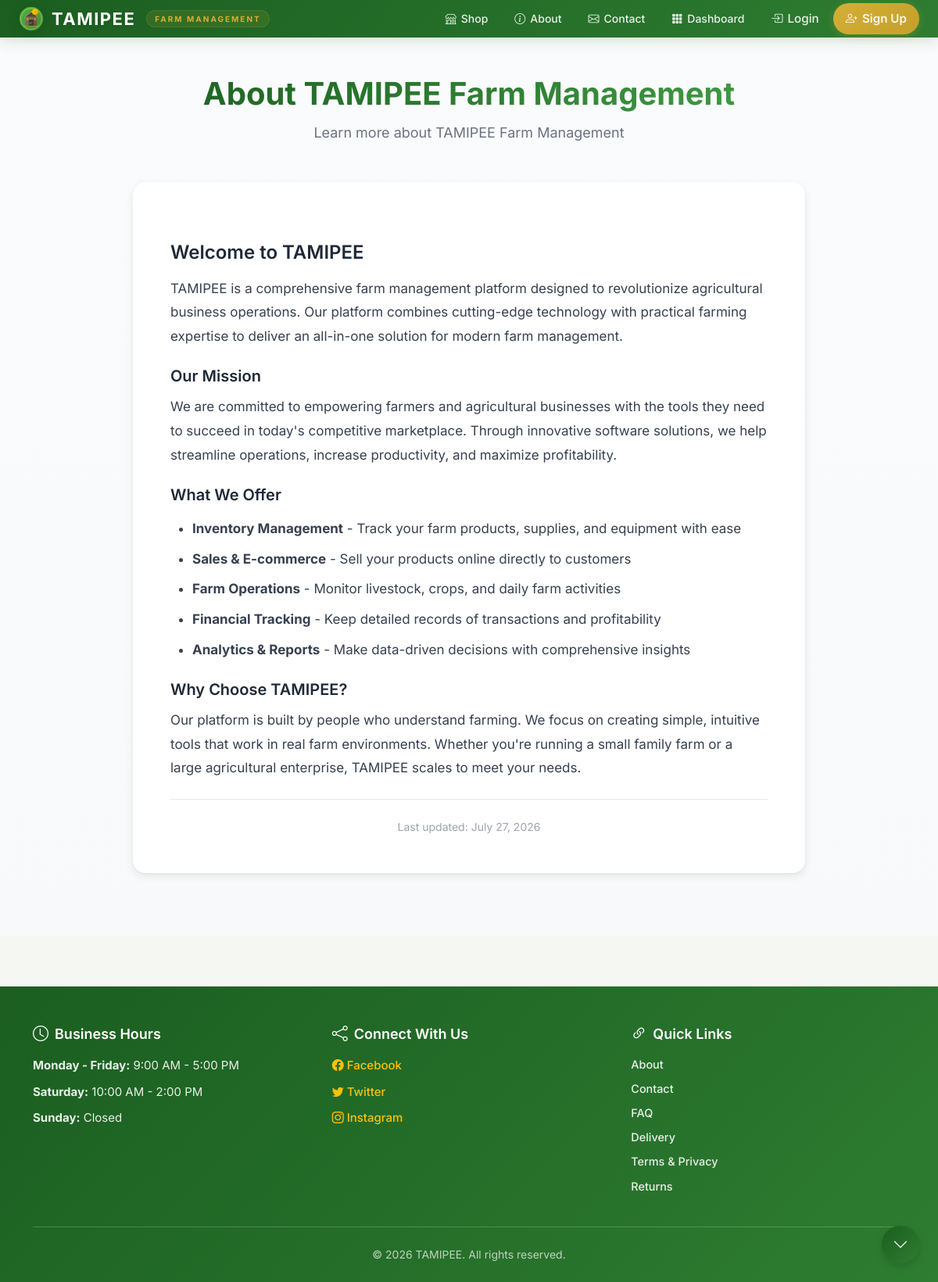
/shop/about/, run on the app's committed database.
### admin_dashboard/models.py (models this page shows, shortened)
class SiteContent(models.Model):
    SECTION_CHOICES = [
        ('about', _('About Page')),
        ('contact', _('Contact Page')),
        ('faq', _('FAQ (Frequently Asked Questions)')),
        ('delivery_info', _('Delivery Information')),
        ('terms_privacy', _('Terms & Privacy Policy')),
        ('return_refund', _('Return & Refund Policy')),
        ('homepage_hero', _('Homepage Hero Text')),
        ('shop_banner', _('Shop Announcement Banner')),
        ('business_hours', _('Business Hours')),
        ('social_media', _('Social Media Links')),
    ]
    section = models.CharField(
        _("section"),
        max_length=50,
        choices=SECTION_CHOICES,
        unique=True,
        help_text=_("The section of the website this content belongs to")
    )
    title = models.CharField(
        _("title"),
        max_length=200,
        help_text=_("Title for this section")
    )
    content = models.TextField(
        _("content"),
        help_text=_("Main content for this section (HTML allowed)")
    )
    updated_at = models.DateTimeField(_("updated at"), auto_now=True)
    class Meta:
        verbose_name = _("site content")
        verbose_name_plural = _("site contents")
        ordering = ['section']
    @classmethod
    def get_section_content(cls, section_key):
        try:
            return cls.objects.get(section=section_key)
        except cls.DoesNotExist:
            return None

### shop/views.py (the view)
# urls.py: path("about/", views.about_page, name="about"),
def about_page(request):
    about_content = SiteContent.get_section_content('about')
    context = {
        'about_content': about_content,
        'page_title': 'About Us',
    }
    return render(request, 'shop/about.html', context)

### shop/templates/shop/about.html (shortened to what this page needs)
{% extends "base.html" %}
{% load static %}
{% block content %}
<div class="about-wrapper">
    <div class="about-container">
        {% if about_content %}
        <div class="about-header">
            <h1>{{ about_content.title }}</h1>
            <p class="subtitle">Learn more about TAMIPEE Farm Management</p>
        </div>
        <div class="about-content-card">
            <div class="content">
                {{ about_content.content|safe }}
            </div>
            {% if about_content.updated_at %}
            <div class="updated-info">
                Last updated: {{ about_content.updated_at|date:"F j, Y" }}
            </div>
            {% endif %}
        </div>
        {% endif %}
    </div>
</div>
{% endblock %}

### accounts/templates/base.html (shortened to what this page needs)
<!DOCTYPE html>
{% load static %}
<html lang="en">
<head>
    <link href="https://cdn.jsdelivr.net/npm/bootstrap@5.3.3/dist/css/bootstrap.min.css" rel="stylesheet">
    <link rel="stylesheet" href="https://cdn.jsdelivr.net/npm/bootstrap-icons@1.11.3/font/bootstrap-icons.min.css">
    <link rel="stylesheet" href="{% static 'accounts/css/auth.css' %}">
    <link rel="stylesheet" href="{% static 'accounts/css/style.css' %}">
</head>
<body>
    {% block public_navbar %}{% include 'accounts/includes/header.html' %}{% endblock %}
    <main class="main-content">
        {% block content %}
        {% endblock %}
    </main>
    <footer>
        <div class="container">
            <div class="footer-content">
                {% if business_hours_content %}
                <div class="footer-section">
                    <h4><i class="bi bi-clock"></i> {{ business_hours_content.title }}</h4>
                    <div class="footer-text">{{ business_hours_content.content|safe }}</div>
                </div>
                {% endif %}
                {% if social_media_content %}
                <div class="footer-section">
                    <h4><i class="bi bi-share"></i> {{ social_media_content.title }}</h4>
                    <div class="footer-text">{{ social_media_content.content|safe }}</div>
                </div>
                {% endif %}
                <div class="footer-section">
                    <h4><i class="bi bi-link-45deg"></i> Quick Links</h4>
                    <ul class="footer-links">
                        <li><a href="{% url 'shop:about' %}">About</a></li>
                        <li><a href="{% url 'shop:contact' %}">Contact</a></li>
                        <li><a href="{% url 'shop:faq' %}">FAQ</a></li>
                        <li><a href="{% url 'shop:delivery_info' %}">Delivery</a></li>
                        <li><a href="{% url 'shop:terms_privacy' %}">Terms & Privacy</a></li>
                        <li><a href="{% url 'shop:return_refund' %}">Returns</a></li>
                    </ul>
                </div>
            </div>
            <div class="footer-copyright">
                <p class="mb-0">&copy; {% now "Y" %} TAMIPEE. All rights reserved.</p>
            </div>
        </div>
    </footer>
    <button id="scrollToBottom" class="scroll-button" aria-label="Scroll to bottom">
        <i class="bi bi-chevron-down"></i>
    </button>
</body>
</html>

### accounts/templates/accounts/includes/header.html (shortened to what this page needs)
{% load static %}
<nav class="navbar navbar-expand-lg navbar-dark" style="
  background: linear-gradient(135deg, #1B5E20 0%, #2E7D32 100%);
  padding: 0;
  box-shadow: 0 2px 20px rgba(27, 94, 32, 0.2);
  position: sticky;
  top: 0;
  z-index: 1030;
">
  <div class="container-fluid px-3 px-md-4">
    <div class="d-flex align-items-center" style="flex-shrink: 0;">
<a class="navbar-brand d-flex align-items-center"
          href="{% url 'home' %}"
          style="
           padding: 8px 0;
           gap: 10px;
           text-decoration: none;
           transition: all 0.3s ease;
         ">
        <img src="{% static 'accounts/images/logo.svg' %}"
             alt="TAMIPEE"
             width="32"
             height="32"
             style="
               filter: drop-shadow(0 2px 8px rgba(0,0,0,0.15));
               transition: transform 0.3s ease;
             ">
        <span style="
          font-size: 22px;
          font-weight: 700;
          letter-spacing: 1.5px;
          color: #FFFFFF;
          text-shadow: 0 2px 4px rgba(0,0,0,0.1);
          line-height: 1.2;
        ">
          TAMIPEE
        </span>
        <span class="d-none d-lg-inline" style="
          font-size: 10px;
          color: #D4AF37;
          letter-spacing: 2px;
          text-transform: uppercase;
          background: rgba(212, 175, 55, 0.12);
          padding: 2px 10px;
          border-radius: 50px;
          border: 1px solid rgba(212, 175, 55, 0.15);
          margin-left: 4px;
        ">
          Farm Management
        </span>
      </a>
    </div>
    <div class="collapse navbar-collapse" id="navbarMain">
      <ul class="navbar-nav ms-auto align-items-center" style="gap: 2px;">
        <li class="nav-item">
          <a class="nav-link d-flex align-items-center"
             href="{% url 'shop:product_list' %}"
             style="
               color: rgba(255, 255, 255, 0.75);
               padding: 8px 16px;
               border-radius: 10px;
               transition: all 0.3s ease;
               font-weight: 500;
               font-size: 14px;
               gap: 6px;
             ">
            <i class="bi bi-shop"></i>
            <span>Shop</span>
          </a>
        </li>
        <li class="nav-item">
          <a class="nav-link d-flex align-items-center"
             href="{% url 'shop:about' %}"
             style="
               color: rgba(255, 255, 255, 0.75);
               padding: 8px 16px;
               border-radius: 10px;
               transition: all 0.3s ease;
               font-weight: 500;
               font-size: 14px;
               gap: 6px;
             ">
            <i class="bi bi-info-circle"></i>
            <span>About</span>
          </a>
        </li>
        <li class="nav-item">
          <a class="nav-link d-flex align-items-center"
             href="{% url 'shop:contact' %}"
             style="
               color: rgba(255, 255, 255, 0.75);
               padding: 8px 16px;
               border-radius: 10px;
               transition: all 0.3s ease;
               font-weight: 500;
               font-size: 14px;
               gap: 6px;
             ">
            <i class="bi bi-envelope"></i>
            <span>Contact</span>
          </a>
        </li>
        <li class="nav-item">
          <a class="nav-link d-flex align-items-center"
             href="{% url 'accounts:dashboard' %}"
             style="
               color: rgba(255, 255, 255, 0.75);
               padding: 8px 16px;
               border-radius: 10px;
               transition: all 0.3s ease;
               font-weight: 500;
               font-size: 14px;
               gap: 6px;
             ">
            <i class="bi bi-grid-3x3-gap-fill"></i>
            <span>Dashboard</span>
          </a>
        </li>
        {% if user.is_authenticated %}
        <li class="nav-item dropdown">
          <a class="nav-link dropdown-toggle d-flex align-items-center"
             href="#"
             id="userDropdown"
             role="button"
             data-bs-toggle="dropdown"
             aria-expanded="false"
             style="
               padding: 4px 12px 4px 4px;
               border-radius: 50px;
               background: rgba(255, 255, 255, 0.06);
               color: #FFFFFF;
               transition: all 0.3s ease;
               gap: 10px;
               border: 1px solid rgba(255, 255, 255, 0.06);
             ">
            <div class="rounded-circle d-flex align-items-center justify-content-center"
                 style="
                   width: 34px;
                   height: 34px;
                   background: linear-gradient(135deg, #D4AF37 0%, #C5A028 100%);
                   color: #1B5E20;
                   font-weight: 700;
                   font-size: 14px;
                   flex-shrink: 0;
                   box-shadow: 0 2px 8px rgba(212, 175, 55, 0.25);
                 ">
              {{ user.full_name|slice:":1"|upper }}
            </div>
            <span class="d-none d-md-inline" style="font-weight: 500; font-size: 14px;">
              {{ user.full_name }}
            </span>
            <i class="bi bi-chevron-down d-none d-md-inline" style="font-size: 12px; color: rgba(255,255,255,0.5);"></i>
          </a>
          <ul class="dropdown-menu dropdown-menu-end"
              style="
                border-radius: 16px;
                box-shadow: 0 10px 40px rgba(0,0,0,0.15);
                border: 1px solid rgba(0,0,0,0.04);
                padding: 8px;
                min-width: 200px;
                margin-top: 8px;
              ">
            <li>
              <a class="dropdown-item" href="{% url 'accounts:profile' %}"
                 style="
                   border-radius: 10px;
                   padding: 10px 16px;
                   transition: all 0.2s ease;
                   display: flex;
                   align-items: center;
                   gap: 10px;
                 ">
                <i class="bi bi-person" style="font-size: 16px; width: 20px; color: #6B7A6B;"></i>
                <span>Profile</span>
              </a>
            </li>
            <li>
              <a class="dropdown-item" href="{% url 'accounts:password_change' %}"
                 style="
                   border-radius: 10px;
                   padding: 10px 16px;
                   transition: all 0.2s ease;
                   display: flex;
                   align-items: center;
                   gap: 10px;
                 ">
                <i class="bi bi-key" style="font-size: 16px; width: 20px; color: #6B7A6B;"></i>
                <span>Change Password</span>
              </a>
            </li>
            <li><hr class="dropdown-divider" style="margin: 6px 0;"></li>
            <li>
              <form method="post" action="{% url 'accounts:logout' %}" style="margin: 0;">
                {% csrf_token %}
                <button type="submit" class="dropdown-item text-danger"
                        style="
                          border-radius: 10px;
                          padding: 10px 16px;
                          transition: all 0.2s ease;
                          display: flex;
                          align-items: center;
                          gap: 10px;
                          width: 100%;
                          border: none;
                          background: none;
                          font-weight: 500;
                        ">
                  <i class="bi bi-box-arrow-right" style="font-size: 16px; width: 20px;"></i>
                  <span>Logout</span>
                </button>
              </form>
            </li>
          </ul>
        </li>
        {% else %}
        <li class="nav-item">
          <a class="nav-link d-flex align-items-center"
             href="{% url 'accounts:login' %}"
             style="
               color: rgba(255, 255, 255, 0.75);
               padding: 8px 16px;
               border-radius: 10px;
               transition: all 0.3s ease;
               font-weight: 500;
               gap: 6px;
             ">
            <i class="bi bi-box-arrow-in-right"></i>
            <span>Login</span>
          </a>
        </li>
        <li class="nav-item">
          <a class="nav-link d-flex align-items-center"
             href="{% url 'accounts:signup' %}"
             style="
               background: linear-gradient(135deg, #D4AF37 0%, #C5A028 100%);
               color: #1B5E20;
               padding: 8px 18px;
               border-radius: 50px;
               transition: all 0.3s ease;
               font-weight: 600;
               gap: 6px;
               box-shadow: 0 2px 12px rgba(212, 175, 55, 0.25);
             ">
            <i class="bi bi-person-plus"></i>
            <span>Sign Up</span>
          </a>
        </li>
        {% endif %}
      </ul>
    </div>
  </div>
</nav>

### data on the page
SiteContent: title "About TAMIPEE Farm Management", content "Welcome to TAMIPEE TAMIPEE is a comprehensive farm management platform designed to revolutionize agricultural business operations. Our platform combines cutting-edge technology with practical farming expertise to deliver an all-in-one solution for modern farm management. Our Mission We are committed to empowering farmers and agricultural businesses with the tools they need to succeed in today's competitive marketplace. Through innovative software solutions, we help streamline operations, increase productivity, and maximize profitability. What We Offer Inventory Management - Track your farm products, supplies, and equipment with ease Sales & E-commerce - Sell your products online directly to…", updated_at "July 27, 2026"
SiteContent: title "Business Hours", content "Monday - Friday: 9:00 AM - 5:00 PM Saturday: 10:00 AM - 2:00 PM Sunday: Closed"
SiteContent: title "Connect With Us", content "Facebook Twitter Instagram"
